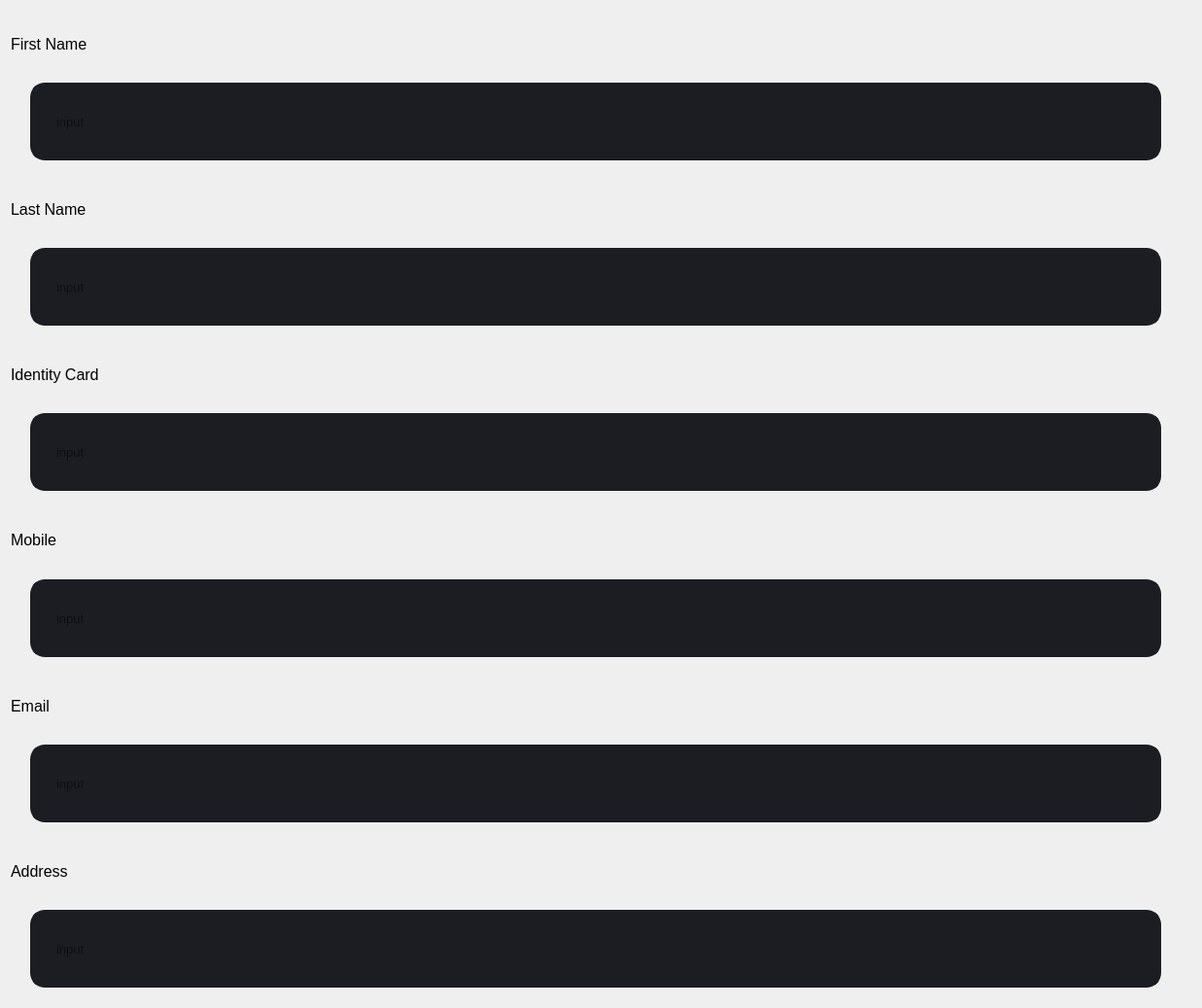
            <widget class="QWidget" name="scrollAreaWidgetContents_4">
             <property name="geometry">
              <rect>
               <x>0</x>
               <y>-276</y>
               <width>1236</width>
               <height>1037</height>
              </rect>
             </property>
             <property name="styleSheet">
              <string notr="true">QLineEdit {
	background-color: rgb(27, 29, 35);
	border-radius: 15px;
	border: 5px solid rgb(27, 29, 35);
	padding: 15px;
	padding-left: 20px;
	margin: 0px 20px 10px 20px
}
QLineEdit:hover {
	border: 5px solid rgb(64, 71, 88);
}
QLineEdit:focus {
	border: 5px solid rgb(91, 101, 124);
}
</string>
             </property>
             <layout class="QVBoxLayout" name="verticalLayout_13">
              <property name="rightMargin">
               <number>22</number>
              </property>
              <item>
               <widget class="QLabel" name="label_19">
                <property name="font">
                 <font>
                  <pointsize>12</pointsize>
                 </font>
                </property>
                <property name="frameShape">
                 <enum>QFrame::NoFrame</enum>
                </property>
                <property name="frameShadow">
                 <enum>QFrame::Plain</enum>
                </property>
                <property name="text">
                 <string>First Name</string>
                </property>
               </widget>
              </item>
              <item>
               <widget class="QLineEdit" name="lineEdit_19">
                <property name="enabled">
                 <bool>false</bool>
                </property>
                <property name="minimumSize">
                 <size>
                  <width>0</width>
                  <height>90</height>
                 </size>
                </property>
                <property name="font">
                 <font>
                  <pointsize>10</pointsize>
                 </font>
                </property>
                <property name="styleSheet">
                 <string notr="true"/>
                </property>
                <property name="placeholderText">
                 <string>input</string>
                </property>
               </widget>
              </item>
              <item>
               <widget class="QLabel" name="label_20">
                <property name="font">
                 <font>
                  <pointsize>12</pointsize>
                 </font>
                </property>
                <property name="text">
                 <string>Last Name</string>
                </property>
               </widget>
              </item>
              <item>
               <widget class="QLineEdit" name="lineEdit_20">
                <property name="minimumSize">
                 <size>
                  <width>0</width>
                  <height>90</height>
                 </size>
                </property>
                <property name="font">
                 <font>
                  <pointsize>10</pointsize>
                 </font>
                </property>
                <property name="styleSheet">
                 <string notr="true"/>
                </property>
                <property name="placeholderText">
                 <string>input</string>
                </property>
               </widget>
              </item>
              <item>
               <widget class="QLabel" name="label_21">
                <property name="font">
                 <font>
                  <pointsize>12</pointsize>
                 </font>
                </property>
                <property name="text">
                 <string>Identity Card</string>
                </property>
               </widget>
              </item>
              <item>
               <widget class="QLineEdit" name="lineEdit_21">
                <property name="minimumSize">
                 <size>
                  <width>0</width>
                  <height>90</height>
                 </size>
                </property>
                <property name="font">
                 <font>
                  <pointsize>10</pointsize>
                 </font>
                </property>
                <property name="styleSheet">
                 <string notr="true"/>
                </property>
                <property name="placeholderText">
                 <string>input</string>
                </property>
               </widget>
              </item>
              <item>
               <widget class="QLabel" name="label_22">
                <property name="font">
                 <font>
                  <pointsize>12</pointsize>
                 </font>
                </property>
                <property name="text">
                 <string>Mobile</string>
                </property>
               </widget>
              </item>
              <item>
               <widget class="QLineEdit" name="lineEdit_22">
                <property name="minimumSize">
                 <size>
                  <width>0</width>
                  <height>90</height>
                 </size>
                </property>
                <property name="font">
                 <font>
                  <pointsize>10</pointsize>
                 </font>
                </property>
                <property name="styleSheet">
                 <string notr="true"/>
                </property>
                <property name="placeholderText">
                 <string>input</string>
                </property>
               </widget>
              </item>
              <item>
               <widget class="QLabel" name="label_23">
                <property name="font">
                 <font>
                  <pointsize>12</pointsize>
                 </font>
                </property>
                <property name="text">
                 <string>Email</string>
                </property>
               </widget>
              </item>
              <item>
               <widget class="QLineEdit" name="lineEdit_23">
                <property name="minimumSize">
                 <size>
                  <width>0</width>
                  <height>90</height>
                 </size>
                </property>
                <property name="font">
                 <font>
                  <pointsize>10</pointsize>
                 </font>
                </property>
                <property name="styleSheet">
                 <string notr="true"/>
                </property>
                <property name="placeholderText">
                 <string>input</string>
                </property>
               </widget>
              </item>
              <item>
               <widget class="QLabel" name="label_24">
                <property name="font">
                 <font>
                  <pointsize>12</pointsize>
                 </font>
                </property>
                <property name="text">
                 <string>Address</string>
                </property>
               </widget>
              </item>
              <item>
               <widget class="QLineEdit" name="lineEdit_24">
                <property name="minimumSize">
                 <size>
                  <width>0</width>
                  <height>90</height>
                 </size>
                </property>
                <property name="font">
                 <font>
                  <pointsize>10</pointsize>
                 </font>
                </property>
                <property name="styleSheet">
                 <string notr="true"/>
                </property>
                <property name="placeholderText">
                 <string>input</string>
                </property>
               </widget>
              </item>
             </layout>
            </widget>
